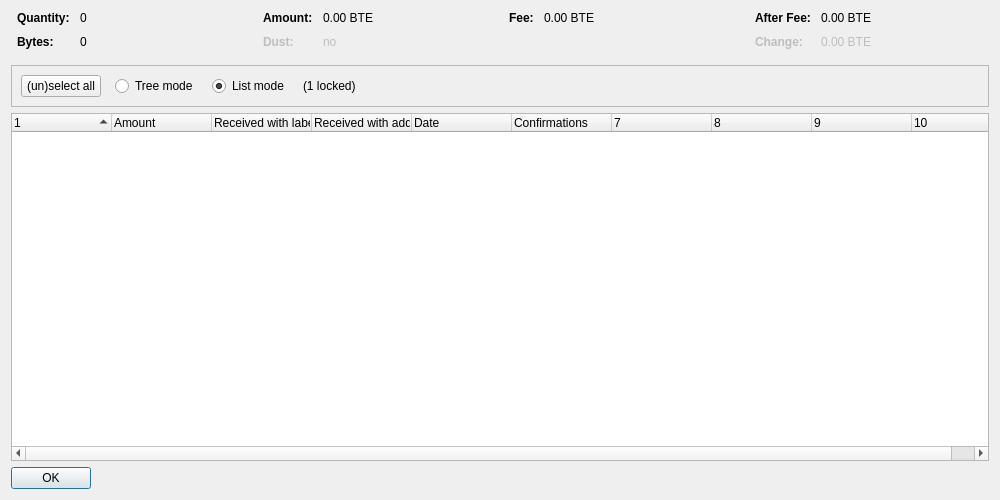
<?xml version="1.0" encoding="UTF-8"?>
<ui version="4.0">
 <class>CoinControlDialog</class>
 <widget class="QDialog" name="CoinControlDialog">
  <property name="geometry">
   <rect>
    <x>0</x>
    <y>0</y>
    <width>1000</width>
    <height>500</height>
   </rect>
  </property>
  <property name="windowTitle">
   <string>Coin Selection</string>
  </property>
  <layout class="QVBoxLayout" name="verticalLayout">
   <item>
    <layout class="QHBoxLayout" name="horizontalLayoutTop" stretch="0,0,0,0">
     <property name="topMargin">
      <number>0</number>
     </property>
     <property name="bottomMargin">
      <number>10</number>
     </property>
     <item>
      <layout class="QFormLayout" name="formLayoutCoinControl1">
       <property name="horizontalSpacing">
        <number>10</number>
       </property>
       <property name="verticalSpacing">
        <number>10</number>
       </property>
       <property name="leftMargin">
        <number>6</number>
       </property>
       <property name="rightMargin">
        <number>6</number>
       </property>
       <item row="0" column="0">
        <widget class="QLabel" name="labelCoinControlQuantityText">
         <property name="font">
          <font>
           <weight>75</weight>
           <bold>true</bold>
          </font>
         </property>
         <property name="text">
          <string>Quantity:</string>
         </property>
        </widget>
       </item>
       <item row="0" column="1">
        <widget class="QLabel" name="labelCoinControlQuantity">
         <property name="cursor">
          <cursorShape>IBeamCursor</cursorShape>
         </property>
         <property name="contextMenuPolicy">
          <enum>Qt::ActionsContextMenu</enum>
         </property>
         <property name="text">
          <string notr="true">0</string>
         </property>
         <property name="textInteractionFlags">
          <set>Qt::LinksAccessibleByMouse|Qt::TextSelectableByKeyboard|Qt::TextSelectableByMouse</set>
         </property>
        </widget>
       </item>
       <item row="1" column="0">
        <widget class="QLabel" name="labelCoinControlBytesText">
         <property name="font">
          <font>
           <weight>75</weight>
           <bold>true</bold>
          </font>
         </property>
         <property name="text">
          <string>Bytes:</string>
         </property>
        </widget>
       </item>
       <item row="1" column="1">
        <widget class="QLabel" name="labelCoinControlBytes">
         <property name="cursor">
          <cursorShape>IBeamCursor</cursorShape>
         </property>
         <property name="contextMenuPolicy">
          <enum>Qt::ActionsContextMenu</enum>
         </property>
         <property name="text">
          <string notr="true">0</string>
         </property>
         <property name="textInteractionFlags">
          <set>Qt::LinksAccessibleByMouse|Qt::TextSelectableByKeyboard|Qt::TextSelectableByMouse</set>
         </property>
        </widget>
       </item>
      </layout>
     </item>
     <item>
      <layout class="QFormLayout" name="formLayoutCoinControl2">
       <property name="horizontalSpacing">
        <number>10</number>
       </property>
       <property name="verticalSpacing">
        <number>10</number>
       </property>
       <property name="leftMargin">
        <number>6</number>
       </property>
       <property name="rightMargin">
        <number>6</number>
       </property>
       <item row="0" column="0">
        <widget class="QLabel" name="labelCoinControlAmountText">
         <property name="font">
          <font>
           <weight>75</weight>
           <bold>true</bold>
          </font>
         </property>
         <property name="text">
          <string>Amount:</string>
         </property>
        </widget>
       </item>
       <item row="0" column="1">
        <widget class="QLabel" name="labelCoinControlAmount">
         <property name="cursor">
          <cursorShape>IBeamCursor</cursorShape>
         </property>
         <property name="contextMenuPolicy">
          <enum>Qt::ActionsContextMenu</enum>
         </property>
         <property name="text">
          <string notr="true">0.00 BTE</string>
         </property>
         <property name="textInteractionFlags">
          <set>Qt::LinksAccessibleByMouse|Qt::TextSelectableByKeyboard|Qt::TextSelectableByMouse</set>
         </property>
        </widget>
       </item>
       <item row="1" column="0">
        <widget class="QLabel" name="labelCoinControlLowOutputText">
         <property name="enabled">
          <bool>false</bool>
         </property>
         <property name="font">
          <font>
           <weight>75</weight>
           <bold>true</bold>
          </font>
         </property>
         <property name="text">
          <string>Dust:</string>
         </property>
        </widget>
       </item>
       <item row="1" column="1">
        <widget class="QLabel" name="labelCoinControlLowOutput">
         <property name="enabled">
          <bool>false</bool>
         </property>
         <property name="cursor">
          <cursorShape>IBeamCursor</cursorShape>
         </property>
         <property name="contextMenuPolicy">
          <enum>Qt::ActionsContextMenu</enum>
         </property>
         <property name="text">
          <string notr="true">no</string>
         </property>
         <property name="textInteractionFlags">
          <set>Qt::LinksAccessibleByMouse|Qt::TextSelectableByKeyboard|Qt::TextSelectableByMouse</set>
         </property>
        </widget>
       </item>
      </layout>
     </item>
     <item>
      <layout class="QFormLayout" name="formLayoutCoinControl3">
       <property name="horizontalSpacing">
        <number>10</number>
       </property>
       <property name="verticalSpacing">
        <number>10</number>
       </property>
       <property name="leftMargin">
        <number>6</number>
       </property>
       <property name="rightMargin">
        <number>6</number>
       </property>
       <item row="0" column="0">
        <widget class="QLabel" name="labelCoinControlFeeText">
         <property name="font">
          <font>
           <weight>75</weight>
           <bold>true</bold>
          </font>
         </property>
         <property name="text">
          <string>Fee:</string>
         </property>
        </widget>
       </item>
       <item row="0" column="1">
        <widget class="QLabel" name="labelCoinControlFee">
         <property name="cursor">
          <cursorShape>IBeamCursor</cursorShape>
         </property>
         <property name="contextMenuPolicy">
          <enum>Qt::ActionsContextMenu</enum>
         </property>
         <property name="text">
          <string notr="true">0.00 BTE</string>
         </property>
         <property name="textInteractionFlags">
          <set>Qt::LinksAccessibleByMouse|Qt::TextSelectableByKeyboard|Qt::TextSelectableByMouse</set>
         </property>
        </widget>
       </item>
      </layout>
     </item>
     <item>
      <layout class="QFormLayout" name="formLayoutCoinControl4">
       <property name="horizontalSpacing">
        <number>10</number>
       </property>
       <property name="verticalSpacing">
        <number>10</number>
       </property>
       <property name="leftMargin">
        <number>6</number>
       </property>
       <property name="rightMargin">
        <number>6</number>
       </property>
       <item row="0" column="0">
        <widget class="QLabel" name="labelCoinControlAfterFeeText">
         <property name="font">
          <font>
           <weight>75</weight>
           <bold>true</bold>
          </font>
         </property>
         <property name="text">
          <string>After Fee:</string>
         </property>
        </widget>
       </item>
       <item row="0" column="1">
        <widget class="QLabel" name="labelCoinControlAfterFee">
         <property name="cursor">
          <cursorShape>IBeamCursor</cursorShape>
         </property>
         <property name="contextMenuPolicy">
          <enum>Qt::ActionsContextMenu</enum>
         </property>
         <property name="text">
          <string notr="true">0.00 BTE</string>
         </property>
         <property name="textInteractionFlags">
          <set>Qt::LinksAccessibleByMouse|Qt::TextSelectableByKeyboard|Qt::TextSelectableByMouse</set>
         </property>
        </widget>
       </item>
       <item row="1" column="0">
        <widget class="QLabel" name="labelCoinControlChangeText">
         <property name="enabled">
          <bool>false</bool>
         </property>
         <property name="font">
          <font>
           <weight>75</weight>
           <bold>true</bold>
          </font>
         </property>
         <property name="text">
          <string>Change:</string>
         </property>
        </widget>
       </item>
       <item row="1" column="1">
        <widget class="QLabel" name="labelCoinControlChange">
         <property name="enabled">
          <bool>false</bool>
         </property>
         <property name="cursor">
          <cursorShape>IBeamCursor</cursorShape>
         </property>
         <property name="contextMenuPolicy">
          <enum>Qt::ActionsContextMenu</enum>
         </property>
         <property name="text">
          <string notr="true">0.00 BTE</string>
         </property>
         <property name="textInteractionFlags">
          <set>Qt::LinksAccessibleByMouse|Qt::TextSelectableByKeyboard|Qt::TextSelectableByMouse</set>
         </property>
        </widget>
       </item>
      </layout>
     </item>
    </layout>
   </item>
   <item>
    <widget class="QFrame" name="frame">
     <property name="minimumSize">
      <size>
       <width>0</width>
       <height>40</height>
      </size>
     </property>
     <property name="frameShape">
      <enum>QFrame::StyledPanel</enum>
     </property>
     <property name="frameShadow">
      <enum>QFrame::Sunken</enum>
     </property>
     <layout class="QHBoxLayout" name="horizontalLayout">
      <item>
       <layout class="QHBoxLayout" name="horizontalLayoutPanel" stretch="0,0,0,0,0">
        <property name="spacing">
         <number>14</number>
        </property>
        <item>
         <widget class="QPushButton" name="pushButtonSelectAll">
          <property name="sizePolicy">
           <sizepolicy hsizetype="Maximum" vsizetype="Fixed">
            <horstretch>0</horstretch>
            <verstretch>0</verstretch>
           </sizepolicy>
          </property>
          <property name="text">
           <string>(un)select all</string>
          </property>
          <property name="autoDefault">
           <bool>false</bool>
          </property>
         </widget>
        </item>
        <item>
         <widget class="QRadioButton" name="radioTreeMode">
          <property name="sizePolicy">
           <sizepolicy hsizetype="Maximum" vsizetype="Fixed">
            <horstretch>0</horstretch>
            <verstretch>0</verstretch>
           </sizepolicy>
          </property>
          <property name="text">
           <string>Tree mode</string>
          </property>
         </widget>
        </item>
        <item>
         <widget class="QRadioButton" name="radioListMode">
          <property name="sizePolicy">
           <sizepolicy hsizetype="Maximum" vsizetype="Fixed">
            <horstretch>0</horstretch>
            <verstretch>0</verstretch>
           </sizepolicy>
          </property>
          <property name="text">
           <string>List mode</string>
          </property>
          <property name="checked">
           <bool>true</bool>
          </property>
         </widget>
        </item>
        <item>
         <widget class="QLabel" name="labelLocked">
          <property name="text">
           <string notr="true">(1 locked)</string>
          </property>
         </widget>
        </item>
        <item>
         <spacer name="horizontalSpacer">
          <property name="orientation">
           <enum>Qt::Horizontal</enum>
          </property>
          <property name="sizeHint" stdset="0">
           <size>
            <width>40</width>
            <height>20</height>
           </size>
          </property>
         </spacer>
        </item>
       </layout>
      </item>
     </layout>
    </widget>
   </item>
   <item>
    <widget class="CoinControlTreeWidget" name="treeWidget">
     <property name="contextMenuPolicy">
      <enum>Qt::CustomContextMenu</enum>
     </property>
     <property name="sortingEnabled">
      <bool>false</bool>
     </property>
     <property name="columnCount">
      <number>10</number>
     </property>
     <attribute name="headerShowSortIndicator" stdset="0">
      <bool>true</bool>
     </attribute>
     <attribute name="headerStretchLastSection">
      <bool>false</bool>
     </attribute>
     <column>
      <property name="text">
       <string/>
      </property>
     </column>
     <column>
      <property name="text">
       <string>Amount</string>
      </property>
     </column>
     <column>
      <property name="text">
       <string>Received with label</string>
      </property>
     </column>
     <column>
      <property name="text">
       <string>Received with address</string>
      </property>
     </column>
     <column>
      <property name="text">
       <string>Date</string>
      </property>
     </column>
     <column>
      <property name="text">
       <string>Confirmations</string>
      </property>
      <property name="toolTip">
       <string>Confirmed</string>
      </property>
     </column>
     <column>
      <property name="text">
       <string/>
      </property>
     </column>
     <column>
      <property name="text">
       <string/>
      </property>
     </column>
     <column>
      <property name="text">
       <string/>
      </property>
     </column>
     <column>
      <property name="text">
       <string/>
      </property>
     </column>
    </widget>
   </item>
   <item>
    <widget class="QDialogButtonBox" name="buttonBox">
     <property name="sizePolicy">
      <sizepolicy hsizetype="Maximum" vsizetype="Fixed">
       <horstretch>0</horstretch>
       <verstretch>0</verstretch>
      </sizepolicy>
     </property>
     <property name="orientation">
      <enum>Qt::Horizontal</enum>
     </property>
     <property name="standardButtons">
      <set>QDialogButtonBox::Ok</set>
     </property>
    </widget>
   </item>
  </layout>
 </widget>
 <customwidgets>
  <customwidget>
   <class>CoinControlTreeWidget</class>
   <extends>QTreeWidget</extends>
   <header>coincontroltreewidget.h</header>
  </customwidget>
 </customwidgets>
 <resources/>
 <connections/>
</ui>
